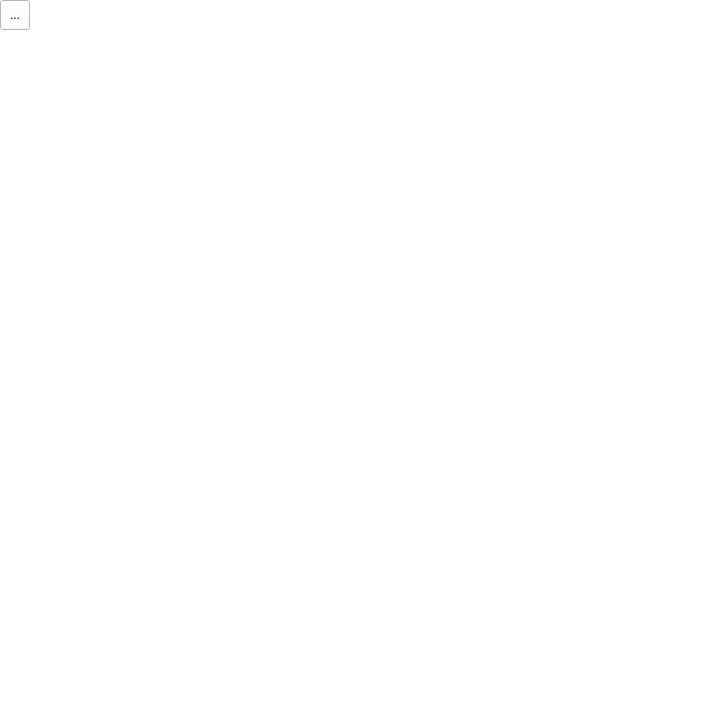
<?xml version="1.0" encoding="UTF-8"?>
<ui version="4.0">
 <class>Form</class>
 <widget class="QWidget" name="Form">
  <property name="geometry">
   <rect>
    <x>0</x>
    <y>0</y>
    <width>720</width>
    <height>720</height>
   </rect>
  </property>
  <property name="windowTitle">
   <string>Cell</string>
  </property>
  <property name="styleSheet">
   <string notr="true">background-color: rgb(255, 255, 255);</string>
  </property>
  <widget class="QToolButton" name="toolButton">
   <property name="geometry">
    <rect>
     <x>0</x>
     <y>0</y>
     <width>30</width>
     <height>30</height>
    </rect>
   </property>
   <property name="text">
    <string>...</string>
   </property>
  </widget>
 </widget>
 <resources/>
 <connections/>
</ui>
